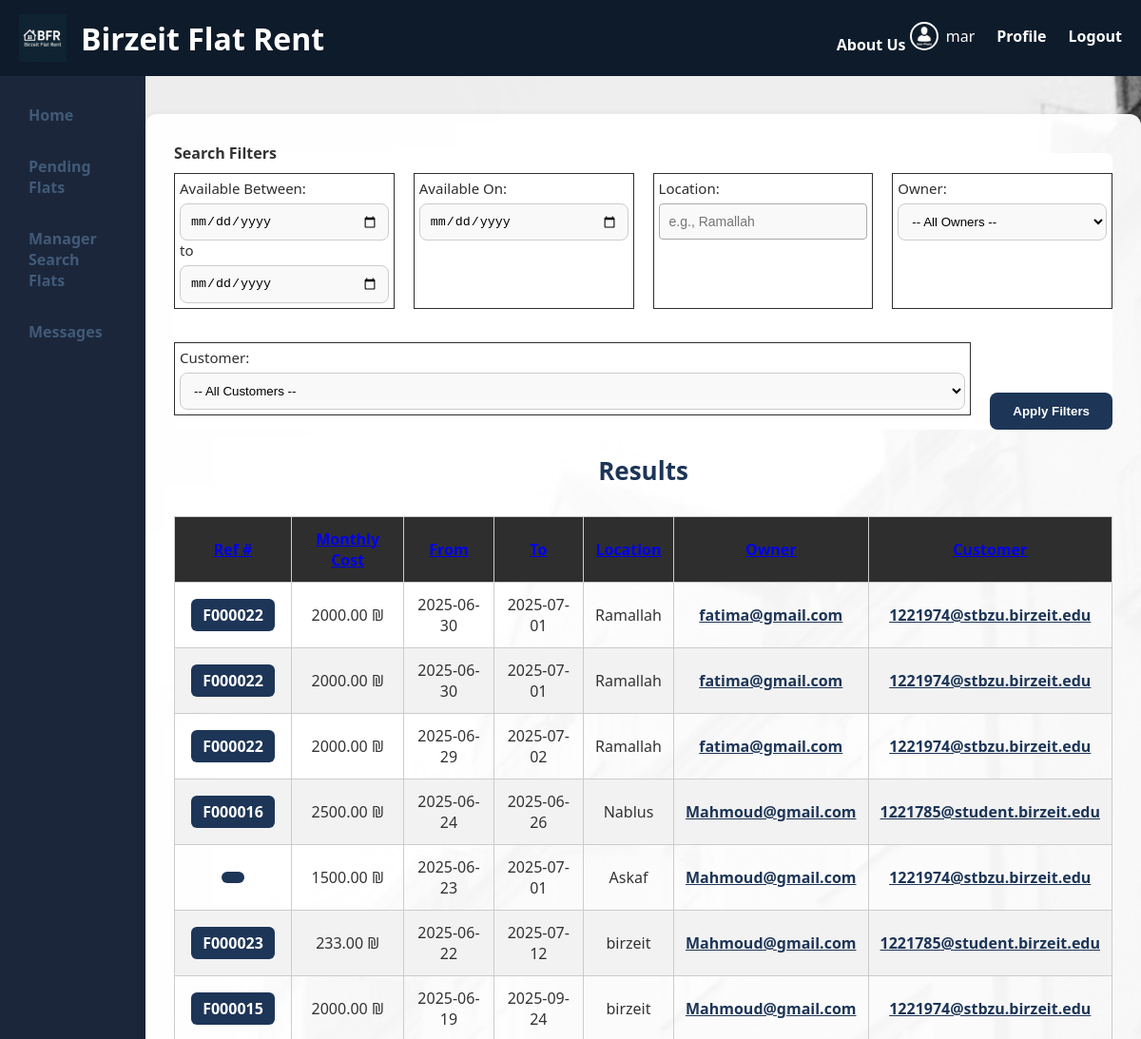
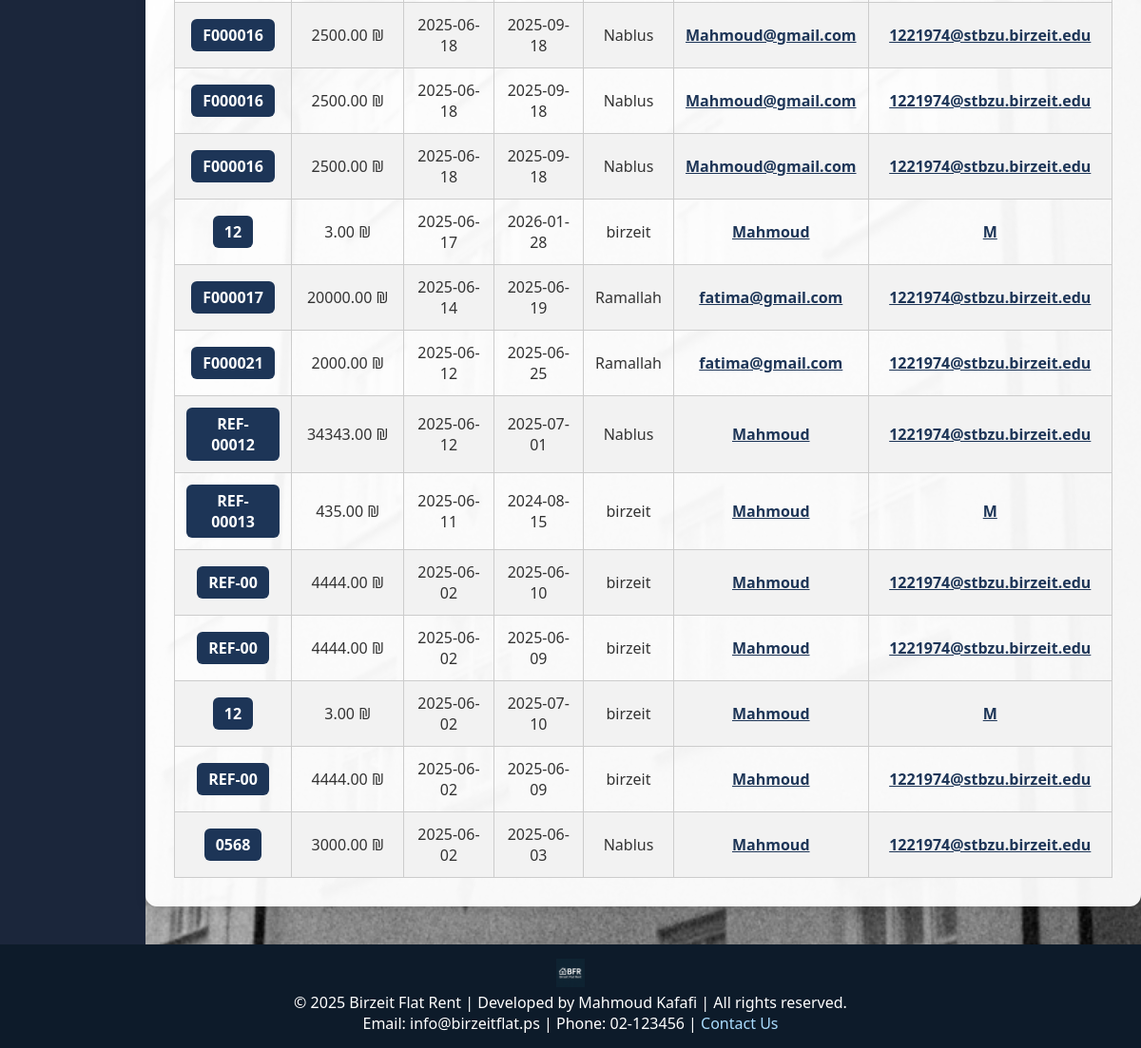
The page /manager_inquiry.php (signed in) on the database its author committed (2 pictures, top to bottom).
### tables this page shows
CREATE TABLE `rentals` (
  `rental_id` int NOT NULL,
  `customer_id` int DEFAULT NULL,
  `flat_id` int DEFAULT NULL,
  `rent_start` date DEFAULT NULL,
  `rent_end` date DEFAULT NULL,
  `credit_card_number` varchar(20) DEFAULT NULL,
  `total_cost` decimal(10,2) DEFAULT NULL,
  `created_at` timestamp NOT NULL DEFAULT CURRENT_TIMESTAMP,
  `status` enum('pending','approved','rejected') NOT NULL DEFAULT 'pending'
);

CREATE TABLE `flats` (
  `flat_id` int NOT NULL,
  `owner_id` int DEFAULT NULL,
  `ref_number` varchar(255) DEFAULT NULL,
  `location` varchar(100) DEFAULT NULL,
  `address` text,
  `monthly_cost` decimal(10,2) DEFAULT NULL,
  `available_from` date DEFAULT NULL,
  `available_to` date DEFAULT NULL,
  `bedrooms` int DEFAULT NULL,
  `bathrooms` int DEFAULT NULL,
  `size_sqm` int DEFAULT NULL,
  `backyard` enum('none','individual','shared') DEFAULT NULL,
  `approved` tinyint(1) DEFAULT '0',
  `is_furnished` tinyint(1) DEFAULT '0',
  `has_heating` tinyint(1) DEFAULT '0',
  `has_air_conditioning` tinyint(1) DEFAULT '0',
  `access_control` tinyint(1) DEFAULT '0',
  `car_parking` tinyint(1) DEFAULT '0',
  `playground` tinyint(1) DEFAULT '0',
  `storage` tinyint(1) DEFAULT '0',
  `is_rented` tinyint(1) DEFAULT '0',
  `rental_conditions` text,
  `furnished` varchar(10) DEFAULT 'no'
);

CREATE TABLE `users` (
  `user_id` int NOT NULL,
  `username` varchar(100) NOT NULL,
  `email` varchar(100) DEFAULT NULL,
  `city` varchar(100) DEFAULT NULL,
  `phone` varchar(20) DEFAULT NULL,
  `password` varchar(255) NOT NULL,
  `role` enum('customer','owner','manager') NOT NULL,
  `profile_pic` varchar(255) DEFAULT 'images/user.png'
);

### manager_inquiry.php (the view, shortened to what this page needs)
<?php
require_once 'database.inc.php';
$userName = $_SESSION['username'];
$profilePic = 'images/user_defult.png';
$params = [];
$sql = "
    SELECT r.*, f.flat_id, f.ref_number, f.monthly_cost, f.location,
           u1.username AS owner_name, o.user_id AS owner_user_id,
           u2.username AS customer_name, c.user_id AS customer_user_id
    FROM rentals r
    JOIN flats f ON r.flat_id = f.flat_id
    JOIN owners o ON f.owner_id = o.owner_id
    JOIN users u1 ON o.user_id = u1.user_id
    JOIN customers c ON r.customer_id = c.customer_id
    JOIN users u2 ON c.user_id = u2.user_id
";
$allowedSorts = [
    'ref_number' => 'f.ref_number',
    'monthly_cost' => 'f.monthly_cost',
    'rent_start' => 'r.rent_start',
    'rent_end' => 'r.rent_end',
    'location' => 'f.location',
    'owner_name' => 'u1.username',
    'customer_name' => 'u2.username'
];
$sort_by = $_GET['sort_by'] ?? 'r.rent_start';
$order = strtolower($_GET['order'] ?? 'desc');
$order = ($order === 'asc') ? 'ASC' : 'DESC';
$sort_column = $allowedSorts[$sort_by] ?? 'r.rent_start';
$sql .= " ORDER BY $sort_column $order";
$stmt = $pdo->prepare($sql);
$stmt->execute($params);
$results = $stmt->fetchAll();
?>
<!DOCTYPE html>
<html lang="en">
<head>
  <link rel="stylesheet" href="style.css">
</head>
<body class="manager-inquiry-page">
<header>
  <div class="logo">
    <img src="images/logo.png" alt="Logo" height="50">
    <h1><a href="home.php" class="site-title">Birzeit Flat Rent</a></h1>
  </div>
  <div class="top-links">
    <a href="about.php">About Us</a>
    <div class="user-card">
      <img src="<?= htmlspecialchars($profilePic) ?>" alt="User Photo" height="30">
      <span><?= htmlspecialchars($userName) ?></span>
      <a href="profile.php">Profile</a>
      <a href="logout.php">Logout</a>
    </div>
  </div>
</header>
<div class="layout-container">
  <nav class="sidebar">
    <ul>
      <li><a href="home.php">Home</a></li>
        <li><a href="pending_flats.php">Pending Flats</a></li>
                <li><a href="manager_inquiry.php">Manager Search Flats</a></li>
      <li><a href="messages.php">Messages</a></li>
    </ul>
  </nav>
  <main class="manager-inquiry-main">
    <form method="get" class="manager-inquiry-form">
      <fieldset>
        <legend>Search Filters</legend>
        <label>Available Between:
          <input type="date" name="from_date"> to
          <input type="date" name="to_date">
        </label>
        <label>Available On:
          <input type="date" name="specific_date">
        </label>
        <label>Location:
          <input type="text" name="location" placeholder="e.g., Ramallah">
        </label>
        <label>Owner:
          <select name="owner_id">
            <option value="">-- All Owners --</option>
          </select>
        </label>
        <label>Customer:
          <select name="customer_id">
            <option value="">-- All Customers --</option>
          </select>
        </label>
        <button type="submit">Apply Filters</button>
      </fieldset>
    </form>
    <h2>Results</h2>
    <?php if (empty($results)): ?>
      <p>No matching results found.</p>
    <?php else: ?>
      <table class="results-table">
        <thead>
          <tr>
            <th><a href="?sort_by=ref_number&order=<?= ($sort_by === 'ref_number' && $order === 'ASC') ? 'desc' : 'asc' ?>">Ref #<?= $sort_by === 'ref_number' ? ($order === 'ASC' ? ' ▲' : ' ▼') : '' ?></a></th>
            <th><a href="?sort_by=monthly_cost&order=<?= ($sort_by === 'monthly_cost' && $order === 'ASC') ? 'desc' : 'asc' ?>">Monthly Cost<?= $sort_by === 'monthly_cost' ? ($order === 'ASC' ? ' ▲' : ' ▼') : '' ?></a></th>
            <th><a href="?sort_by=rent_start&order=<?= ($sort_by === 'rent_start' && $order === 'ASC') ? 'desc' : 'asc' ?>">From<?= $sort_by === 'rent_start' ? ($order === 'ASC' ? ' ▲' : ' ▼') : '' ?></a></th>
            <th><a href="?sort_by=rent_end&order=<?= ($sort_by === 'rent_end' && $order === 'ASC') ? 'desc' : 'asc' ?>">To<?= $sort_by === 'rent_end' ? ($order === 'ASC' ? ' ▲' : ' ▼') : '' ?></a></th>
            <th><a href="?sort_by=location&order=<?= ($sort_by === 'location' && $order === 'ASC') ? 'desc' : 'asc' ?>">Location<?= $sort_by === 'location' ? ($order === 'ASC' ? ' ▲' : ' ▼') : '' ?></a></th>
            <th><a href="?sort_by=owner_name&order=<?= ($sort_by === 'owner_name' && $order === 'ASC') ? 'desc' : 'asc' ?>">Owner<?= $sort_by === 'owner_name' ? ($order === 'ASC' ? ' ▲' : ' ▼') : '' ?></a></th>
            <th><a href="?sort_by=customer_name&order=<?= ($sort_by === 'customer_name' && $order === 'ASC') ? 'desc' : 'asc' ?>">Customer<?= $sort_by === 'customer_name' ? ($order === 'ASC' ? ' ▲' : ' ▼') : '' ?></a></th>
          </tr>
        </thead>
        <tbody>
          <?php foreach ($results as $row): ?>
            <tr>
              <td><a class="ref-link" href="flat_details.php?flat_id=<?= $row['flat_id'] ?>" target="_blank"><?= $row['ref_number'] ?></a></td>
              <td><?= $row['monthly_cost'] ?> ₪</td>
              <td><?= $row['rent_start'] ?></td>
              <td><?= $row['rent_end'] ?></td>
              <td><?= htmlspecialchars($row['location']) ?></td>
              <td><a class="user-link" href="user_card.php?user_id=<?= $row['owner_user_id'] ?>" target="_blank"><?= htmlspecialchars($row['owner_name']) ?></a></td>
              <td><a class="user-link" href="user_card.php?user_id=<?= $row['customer_user_id'] ?>" target="_blank"><?= htmlspecialchars($row['customer_name']) ?></a></td>
            </tr>
          <?php endforeach; ?>
        </tbody>
      </table>
    <?php endif; ?>
  </main>
</div>
<footer>
  <img src="images/logo.png" alt="Mini Logo">
  <p>
    &copy; 2025 Birzeit Flat Rent | Developed by Mahmoud Kafafi | All rights reserved.<br>
    Email: info@birzeitflat.ps | Phone: 02-123456 |
    <a href="contact.php">Contact Us</a>
  </p>
</footer>
</body>
</html>

### style.css (style rules this page uses)
* { margin: 0; padding: 0; box-sizing: border-box; }
body { font-family: 'Segoe UI', Tahoma, Geneva, Verdana, sans-serif; background-color: #f2f2f2; color: #333; }
header { background-color: #0D1B2A ; color: white; padding: 15px 20px; display: flex; justify-content: space-between; align-items: center; }
.logo { display: flex; align-items: center; gap: 15px; }
.logo img { height: 50px; }
.logo h1 .site-title { text-decoration: none; color: white; }
footer img { height: 30px; }
.top-links a { color: white; margin-left: 15px; text-decoration: none; font-weight: bold; transition: all 0.3s ease; }
.layout-container { display: flex; min-height: 85vh; }
nav { width: 15%; background-color: #1B263B ; padding: 20px; }
nav ul { list-style: none; }
nav ul li { margin-bottom: 12px; }
nav ul li a { display: block; padding: 10px; color: #415A77; font-weight: bold; text-decoration: none; border-radius: 5px; transition: all 0.3s ease; }
main { flex-grow: 1; background-color: #E0E1DD; }
footer { background-color: #0D1B2A; color: white; padding: 15px; text-align: center; }
footer a { color: #aaddff; text-decoration: none; }
.user-card { display: inline-flex; align-items: center; gap: 8px; }
.user-card img { border-radius: 50%; border: 2px solid white; height: 30px; }
label { display: inline-block; padding: 5px; border: 1px solid #2E2E2E; color: #2E2E2E; margin-bottom: 5px; }
table { width: 100%; border-collapse: collapse; margin-top: 15px; }
th, td { padding: 12px; text-align: center; border: 1px solid #ccc; }
th { background-color: #2E2E2E; color: white; }
tr:nth-child(even) { background-color: #f2f2f2; }
a { transition: all 0.3s ease; }
.manager-inquiry-page { background-color: #f3f4f6; font-family: 'Segoe UI', Tahoma, Geneva, Verdana, sans-serif; margin: 0; padding: 0; background-image: url('images/back4.jpg'); background-size: cover; background-position: center; background-attachment: fixed; }
.manager-inquiry-main { background-color: rgba(255, 255, 255, 0.95); margin: 40px auto; padding: 30px; border-radius: 12px; box-shadow: 0 4px 12px rgba(0, 0, 0, 0.1); max-width: 1100px; }
.manager-inquiry-main h2 { font-size: 26px; font-weight: 600; color: #1d3557; text-align: center; margin-bottom: 30px; }
.manager-inquiry-form fieldset { border: none; padding: 0; margin-bottom: 25px; display: flex; flex-wrap: wrap; gap: 20px; justify-content: space-between; }
.manager-inquiry-form label { flex: 1 1 230px; display: flex; flex-direction: column; font-size: 15px; font-weight: 500; }
.manager-inquiry-form input, .manager-inquiry-form select { padding: 10px; border: 1px solid #ccc; border-radius: 8px; margin-top: 6px; background-color: #f9f9f9; }
.manager-inquiry-form button { background-color: #1d3557; color: #fff; padding: 12px 24px; border: none; border-radius: 8px; cursor: pointer; font-weight: 600; margin-top: auto; align-self: flex-end; }
.ref-link { display: inline-block; padding: 6px 12px; background-color: #1d3557; color: white; border-radius: 6px; text-decoration: none; font-weight: bold; }
.user-link { color: #1d3557; text-decoration: underline; font-weight: bold; }
form fieldset { border: 1px solid #ccc; padding: 20px; border-radius: 6px; background-color: #fff; margin-bottom: 20px; }
form fieldset legend { font-weight: bold; margin-bottom: 10px; }
form label { display: block; margin-bottom: 15px; font-weight: bold; }
form input[type="text"], form input[type="month"] { width: 100%; padding: 10px; margin-top: 6px; border: 1px solid #aaa; border-radius: 4px; font-size: 14px; }

### rows shown on the page
rentals: flat.ref_number "F000022", flat.monthly_cost "2000.00", rent_start "2025-06-30", rent_end "2025-07-01", flat.location "Ramallah", users.username "fatima@gmail.com", users.username "1221974@stbzu.birzeit.edu"
rentals: flat.ref_number "F000022", flat.monthly_cost "2000.00", rent_start "2025-06-30", rent_end "2025-07-01", flat.location "Ramallah", users.username "fatima@gmail.com", users.username "1221974@stbzu.birzeit.edu"
rentals: flat.ref_number "F000022", flat.monthly_cost "2000.00", rent_start "2025-06-29", rent_end "2025-07-02", flat.location "Ramallah", users.username "fatima@gmail.com", users.username "1221974@stbzu.birzeit.edu"
rentals: flat.ref_number "F000016", flat.monthly_cost "2500.00", rent_start "2025-06-24", rent_end "2025-06-26", flat.location "Nablus", users.username "Mahmoud@gmail.com", users.username "1221785@student.birzeit.edu"
rentals: flat.monthly_cost "1500.00", rent_start "2025-06-23", rent_end "2025-07-01", flat.location "Askaf", users.username "Mahmoud@gmail.com", users.username "1221974@stbzu.birzeit.edu"
rentals: flat.ref_number "F000023", flat.monthly_cost "233.00", rent_start "2025-06-22", rent_end "2025-07-12", flat.location "birzeit", users.username "Mahmoud@gmail.com", users.username "1221785@student.birzeit.edu"
rentals: flat.ref_number "F000015", flat.monthly_cost "2000.00", rent_start "2025-06-19", rent_end "2025-09-24", flat.location "birzeit", users.username "Mahmoud@gmail.com", users.username "1221974@stbzu.birzeit.edu"
rentals: flat.ref_number "F000016", flat.monthly_cost "2500.00", rent_start "2025-06-18", rent_end "2025-09-18", flat.location "Nablus", users.username "Mahmoud@gmail.com", users.username "1221974@stbzu.birzeit.edu"
rentals: flat.ref_number "F000016", flat.monthly_cost "2500.00", rent_start "2025-06-18", rent_end "2025-09-18", flat.location "Nablus", users.username "Mahmoud@gmail.com", users.username "1221974@stbzu.birzeit.edu"
rentals: flat.ref_number "F000016", flat.monthly_cost "2500.00", rent_start "2025-06-18", rent_end "2025-09-18", flat.location "Nablus", users.username "Mahmoud@gmail.com", users.username "1221974@stbzu.birzeit.edu"
rentals: flat.ref_number "12", flat.monthly_cost "3.00", rent_start "2025-06-17", rent_end "2026-01-28", flat.location "birzeit", users.username "Mahmoud", users.username "M"
rentals: flat.ref_number "F000017", flat.monthly_cost "20000.00", rent_start "2025-06-14", rent_end "2025-06-19", flat.location "Ramallah", users.username "fatima@gmail.com", users.username "1221974@stbzu.birzeit.edu"
rentals: flat.ref_number "F000021", flat.monthly_cost "2000.00", rent_start "2025-06-12", rent_end "2025-06-25", flat.location "Ramallah", users.username "fatima@gmail.com", users.username "1221974@stbzu.birzeit.edu"
rentals: flat.ref_number "REF-00012", flat.monthly_cost "34343.00", rent_start "2025-06-12", rent_end "2025-07-01", flat.location "Nablus", users.username "Mahmoud", users.username "1221974@stbzu.birzeit.edu"
rentals: flat.ref_number "REF-00013", flat.monthly_cost "435.00", rent_start "2025-06-11", rent_end "2024-08-15", flat.location "birzeit", users.username "Mahmoud", users.username "M"
rentals: flat.ref_number "REF-00", flat.monthly_cost "4444.00", rent_start "2025-06-02", rent_end "2025-06-10", flat.location "birzeit", users.username "Mahmoud", users.username "1221974@stbzu.birzeit.edu"
rentals: flat.ref_number "REF-00", flat.monthly_cost "4444.00", rent_start "2025-06-02", rent_end "2025-06-09", flat.location "birzeit", users.username "Mahmoud", users.username "1221974@stbzu.birzeit.edu"
rentals: flat.ref_number "12", flat.monthly_cost "3.00", rent_start "2025-06-02", rent_end "2025-07-10", flat.location "birzeit", users.username "Mahmoud", users.username "M"
rentals: flat.ref_number "REF-00", flat.monthly_cost "4444.00", rent_start "2025-06-02", rent_end "2025-06-09", flat.location "birzeit", users.username "Mahmoud", users.username "1221974@stbzu.birzeit.edu"
rentals: flat.ref_number "0568", flat.monthly_cost "3000.00", rent_start "2025-06-02", rent_end "2025-06-03", flat.location "Nablus", users.username "Mahmoud", users.username "1221974@stbzu.birzeit.edu"

### other values the page prints
$userName "mar"
